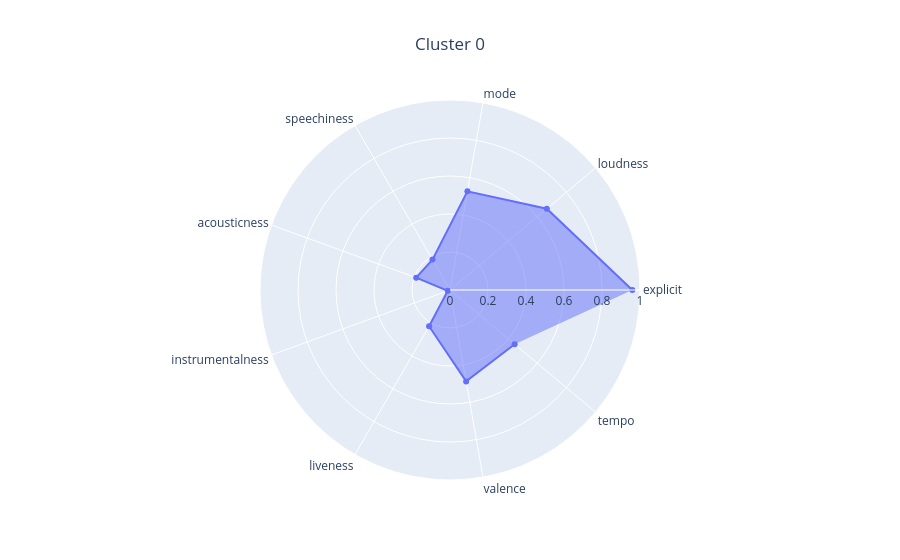
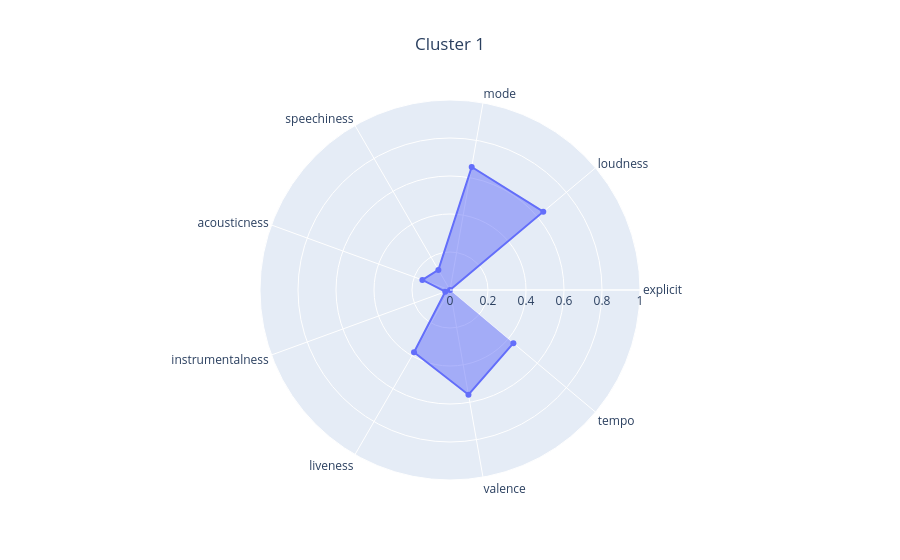
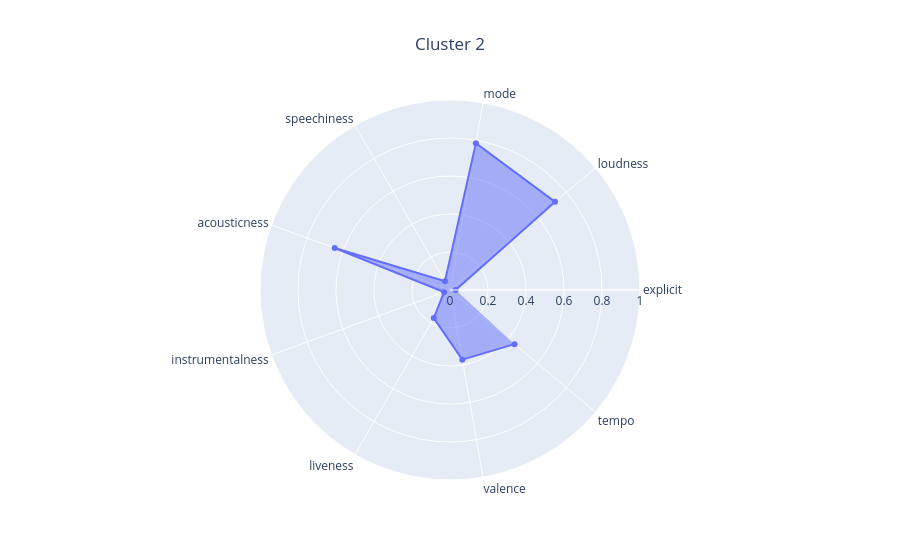
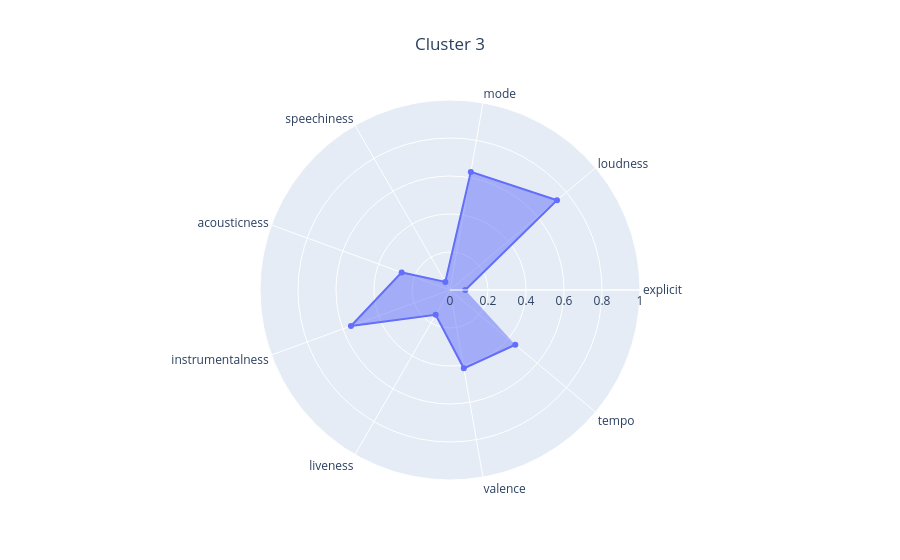

Notebook code cell kept with these figures, in order:
### Code cell
scores = []
models = []

for k in range(5, 21):
    kmeans = KMeans(n_clusters=k, random_state=0, n_init="auto")
    labels = kmeans.fit_predict(X)

    score = calinski_harabasz_score(X, labels)

    scores.append(score)
    models.append((kmeans, labels))

plt.figure(figsize=(7, 4))
plt.plot(range(5, 21), scores, marker="o")
plt.title("Calinski-Harabasz Index vs number of clusters")
plt.xlabel("Number of clusters (k)")
plt.ylabel("CH-index")
plt.show()

best_idx = np.argmax(scores)
best_kmeans, best_labels = models[best_idx]

kmeans_analyzer = KMeansAnalyzer(df_songs_info, clustering_visualizer)
kmeans_analyzer.analyze_clustering(X, best_kmeans)

### Figure 1 — Plotly figure (JSON) as saved in the notebook; plotly's stock layout.template omitted (floating-point values rounded to 4 significant figures)
{"data": [{"fill": "toself", "r": [0.9595, 0.6652, 0.5276, 0.1846, 0.1894, 0.01234, 0.2203, 0.4885, 0.4441], "theta": ["explicit", "loudness", "mode", "speechiness", "acousticness", "instrumentalness", "liveness", "valence", "tempo"], "type": "scatterpolar"}], "layout": {"polar": {"radialaxis": {"range": [0, 1]}}, "title": {"text": "Cluster 0", "x": 0.5}}}

### Figure 2 — Plotly figure (JSON) as saved in the notebook; plotly's stock layout.template omitted (floating-point values rounded to 4 significant figures)
{"data": [{"fill": "toself", "r": [0.0, 0.6408, 0.6577, 0.1222, 0.1548, 0.02647, 0.3789, 0.5598, 0.4356], "theta": ["explicit", "loudness", "mode", "speechiness", "acousticness", "instrumentalness", "liveness", "valence", "tempo"], "type": "scatterpolar"}], "layout": {"polar": {"radialaxis": {"range": [0, 1]}}, "title": {"text": "Cluster 1", "x": 0.5}}}

### Figure 3 — Plotly figure (JSON) as saved in the notebook; plotly's stock layout.template omitted (floating-point values rounded to 4 significant figures)
{"data": [{"fill": "toself", "r": [0.02953, 0.7219, 0.7848, 0.0528, 0.646, 0.03323, 0.1707, 0.3721, 0.4434], "theta": ["explicit", "loudness", "mode", "speechiness", "acousticness", "instrumentalness", "liveness", "valence", "tempo"], "type": "scatterpolar"}], "layout": {"polar": {"radialaxis": {"range": [0, 1]}}, "title": {"text": "Cluster 2", "x": 0.5}}}

### Figure 4 — Plotly figure (JSON) as saved in the notebook; plotly's stock layout.template omitted (floating-point values rounded to 4 significant figures)
{"data": [{"fill": "toself", "r": [0.08042, 0.7353, 0.6313, 0.04934, 0.2708, 0.5548, 0.1509, 0.4187, 0.4483], "theta": ["explicit", "loudness", "mode", "speechiness", "acousticness", "instrumentalness", "liveness", "valence", "tempo"], "type": "scatterpolar"}], "layout": {"polar": {"radialaxis": {"range": [0, 1]}}, "title": {"text": "Cluster 3", "x": 0.5}}}
